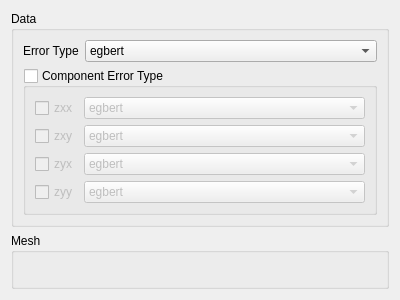
<?xml version="1.0" encoding="UTF-8"?>
<ui version="4.0">
 <class>Dialog_Export_ModEm</class>
 <widget class="QDialog" name="Dialog_Export_ModEm">
  <property name="geometry">
   <rect>
    <x>0</x>
    <y>0</y>
    <width>400</width>
    <height>300</height>
   </rect>
  </property>
  <property name="windowTitle">
   <string>Dialog</string>
  </property>
  <layout class="QVBoxLayout" name="verticalLayout">
   <item>
    <widget class="QGroupBox" name="groupBox">
     <property name="title">
      <string>Data</string>
     </property>
     <layout class="QGridLayout" name="gridLayout">
      <item row="0" column="1">
       <widget class="QComboBox" name="comboBox_error_type">
        <property name="currentIndex">
         <number>2</number>
        </property>
        <item>
         <property name="text">
          <string>floor</string>
         </property>
        </item>
        <item>
         <property name="text">
          <string>value</string>
         </property>
        </item>
        <item>
         <property name="text">
          <string>egbert</string>
         </property>
        </item>
        <item>
         <property name="text">
          <string>egbert (floor)</string>
         </property>
        </item>
        <item>
         <property name="text">
          <string>stddev</string>
         </property>
        </item>
        <item>
         <property name="text">
          <string>square error</string>
         </property>
        </item>
        <item>
         <property name="text">
          <string>mean square error</string>
         </property>
        </item>
        <item>
         <property name="text">
          <string/>
         </property>
        </item>
       </widget>
      </item>
      <item row="0" column="0">
       <widget class="QLabel" name="label">
        <property name="sizePolicy">
         <sizepolicy hsizetype="Fixed" vsizetype="Preferred">
          <horstretch>0</horstretch>
          <verstretch>0</verstretch>
         </sizepolicy>
        </property>
        <property name="text">
         <string>Error Type</string>
        </property>
       </widget>
      </item>
      <item row="1" column="0" colspan="2">
       <widget class="QGroupBox" name="groupBox_3">
        <property name="title">
         <string>Component Error Type</string>
        </property>
        <property name="checkable">
         <bool>true</bool>
        </property>
        <property name="checked">
         <bool>false</bool>
        </property>
        <layout class="QGridLayout" name="gridLayout_2">
         <item row="0" column="0">
          <widget class="QCheckBox" name="checkBox_zxx">
           <property name="sizePolicy">
            <sizepolicy hsizetype="Fixed" vsizetype="Fixed">
             <horstretch>0</horstretch>
             <verstretch>0</verstretch>
            </sizepolicy>
           </property>
           <property name="text">
            <string>zxx</string>
           </property>
          </widget>
         </item>
         <item row="1" column="0">
          <widget class="QCheckBox" name="checkBox_zxy">
           <property name="sizePolicy">
            <sizepolicy hsizetype="Fixed" vsizetype="Fixed">
             <horstretch>0</horstretch>
             <verstretch>0</verstretch>
            </sizepolicy>
           </property>
           <property name="text">
            <string>zxy</string>
           </property>
          </widget>
         </item>
         <item row="0" column="1">
          <widget class="QComboBox" name="comboBox_error_type_zxx">
           <property name="currentIndex">
            <number>2</number>
           </property>
           <item>
            <property name="text">
             <string>floor</string>
            </property>
           </item>
           <item>
            <property name="text">
             <string>value</string>
            </property>
           </item>
           <item>
            <property name="text">
             <string>egbert</string>
            </property>
           </item>
           <item>
            <property name="text">
             <string>egbert (floor)</string>
            </property>
           </item>
           <item>
            <property name="text">
             <string>stddev</string>
            </property>
           </item>
           <item>
            <property name="text">
             <string>square error</string>
            </property>
           </item>
           <item>
            <property name="text">
             <string>mean square error</string>
            </property>
           </item>
           <item>
            <property name="text">
             <string/>
            </property>
           </item>
          </widget>
         </item>
         <item row="1" column="1">
          <widget class="QComboBox" name="comboBox_error_type_zxy">
           <property name="currentIndex">
            <number>2</number>
           </property>
           <item>
            <property name="text">
             <string>floor</string>
            </property>
           </item>
           <item>
            <property name="text">
             <string>value</string>
            </property>
           </item>
           <item>
            <property name="text">
             <string>egbert</string>
            </property>
           </item>
           <item>
            <property name="text">
             <string>egbert (floor)</string>
            </property>
           </item>
           <item>
            <property name="text">
             <string>stddev</string>
            </property>
           </item>
           <item>
            <property name="text">
             <string>square error</string>
            </property>
           </item>
           <item>
            <property name="text">
             <string>mean square error</string>
            </property>
           </item>
           <item>
            <property name="text">
             <string/>
            </property>
           </item>
          </widget>
         </item>
         <item row="2" column="1">
          <widget class="QComboBox" name="comboBox_error_type_zyx">
           <property name="currentIndex">
            <number>2</number>
           </property>
           <item>
            <property name="text">
             <string>floor</string>
            </property>
           </item>
           <item>
            <property name="text">
             <string>value</string>
            </property>
           </item>
           <item>
            <property name="text">
             <string>egbert</string>
            </property>
           </item>
           <item>
            <property name="text">
             <string>egbert (floor)</string>
            </property>
           </item>
           <item>
            <property name="text">
             <string>stddev</string>
            </property>
           </item>
           <item>
            <property name="text">
             <string>square error</string>
            </property>
           </item>
           <item>
            <property name="text">
             <string>mean square error</string>
            </property>
           </item>
           <item>
            <property name="text">
             <string/>
            </property>
           </item>
          </widget>
         </item>
         <item row="3" column="1">
          <widget class="QComboBox" name="comboBox_error_type_zyy">
           <property name="currentIndex">
            <number>2</number>
           </property>
           <item>
            <property name="text">
             <string>floor</string>
            </property>
           </item>
           <item>
            <property name="text">
             <string>value</string>
            </property>
           </item>
           <item>
            <property name="text">
             <string>egbert</string>
            </property>
           </item>
           <item>
            <property name="text">
             <string>egbert (floor)</string>
            </property>
           </item>
           <item>
            <property name="text">
             <string>stddev</string>
            </property>
           </item>
           <item>
            <property name="text">
             <string>square error</string>
            </property>
           </item>
           <item>
            <property name="text">
             <string>mean square error</string>
            </property>
           </item>
           <item>
            <property name="text">
             <string/>
            </property>
           </item>
          </widget>
         </item>
         <item row="2" column="0">
          <widget class="QCheckBox" name="checkBox_zyx">
           <property name="sizePolicy">
            <sizepolicy hsizetype="Fixed" vsizetype="Fixed">
             <horstretch>0</horstretch>
             <verstretch>0</verstretch>
            </sizepolicy>
           </property>
           <property name="text">
            <string>zyx</string>
           </property>
          </widget>
         </item>
         <item row="3" column="0">
          <widget class="QCheckBox" name="checkBox_zyy">
           <property name="sizePolicy">
            <sizepolicy hsizetype="Fixed" vsizetype="Fixed">
             <horstretch>0</horstretch>
             <verstretch>0</verstretch>
            </sizepolicy>
           </property>
           <property name="text">
            <string>zyy</string>
           </property>
          </widget>
         </item>
        </layout>
       </widget>
      </item>
     </layout>
    </widget>
   </item>
   <item>
    <widget class="QGroupBox" name="groupBox_2">
     <property name="title">
      <string>Mesh</string>
     </property>
     <zorder>groupBox</zorder>
    </widget>
   </item>
  </layout>
 </widget>
 <resources/>
 <connections/>
</ui>
